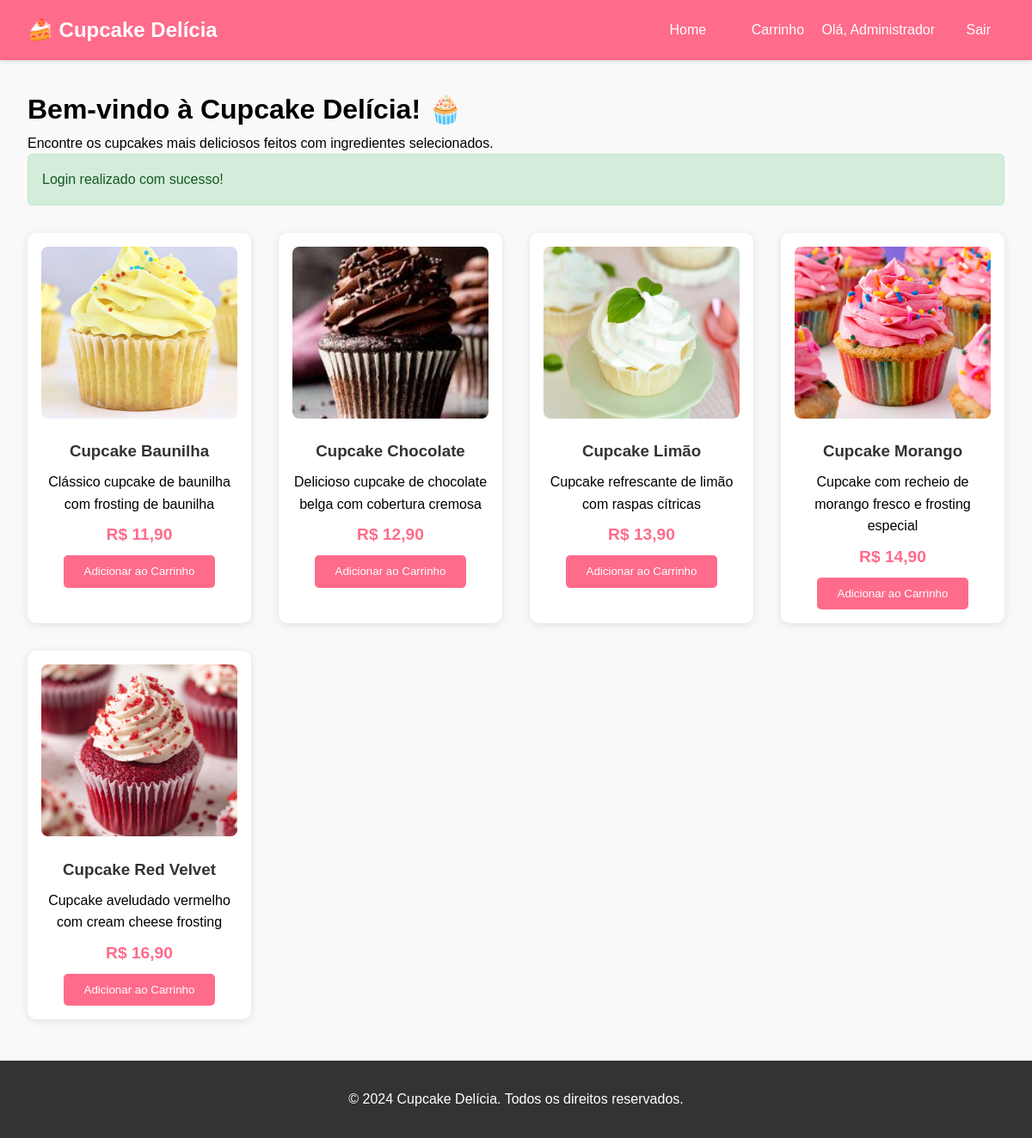
Page /index.php (signed in) on the committed database.
### tables this page shows
CREATE TABLE cupcakes (
    id INT PRIMARY KEY AUTO_INCREMENT,
    nome VARCHAR(100) NOT NULL,
    descricao TEXT,
    preco DECIMAL(10,2) NOT NULL,
    estoque INT DEFAULT 0,
    imagem VARCHAR(255),
    ativo BOOLEAN DEFAULT true,
    data_cadastro TIMESTAMP DEFAULT CURRENT_TIMESTAMP
);

### index.php (the view, shortened to what this page needs)
<?php
$host = "localhost";
$user = "root";
$password = "";
$database = "loja_cupcakes";
$conn = new mysqli($host, $user, $password, $database);
$sql = "SELECT * FROM cupcakes WHERE ativo = 1 AND estoque > 0 ORDER BY nome";
$result = $conn->query($sql);
$cupcakes = [];
if ($result->num_rows > 0) {
    while($row = $result->fetch_assoc()) {
        $cupcakes[] = $row;
    }
}
?>
<!DOCTYPE html>
<html lang="pt-BR">
<head>
    <link rel="stylesheet" href="css/style.css">
</head>
<body>
    <header>
        <nav>
            <div class="logo">🍰 Cupcake Delícia</div>
            <div class="menu">
                <a href="index.php">Home</a>
                <a href="carrinho.php">Carrinho</a>
                <?php if(isset($_SESSION['cliente'])): ?>
                    <span>Olá, <?= $_SESSION['cliente']['nome'] ?></span>
                    <a href="logout.php">Sair</a>
                <?php else: ?>
                    <a href="login.php">Login</a>
                    <a href="cadastro.php">Cadastrar</a>
                <?php endif; ?>
            </div>
        </nav>
    </header>
    <main class="container">
        <h1>Bem-vindo à Cupcake Delícia! 🧁</h1>
        <p>Encontre os cupcakes mais deliciosos feitos com ingredientes selecionados.</p>
        <?php if(isset($_SESSION['sucesso'])): ?>
            <div class="alert alert-success">
                <?= $_SESSION['sucesso']; ?>
            </div>
        <?php endif; ?>
        <div class="vitrine">
            <?php foreach($cupcakes as $cupcake): ?>
            <div class="cupcake-card">
                <img src="imagens/<?= $cupcake['imagem'] ?: 'default.jpg' ?>"
                     alt="<?= $cupcake['nome'] ?>"
                     onerror="this.src='imagens/default.jpg'">
                <h3><?= $cupcake['nome'] ?></h3>
                <p><?= $cupcake['descricao'] ?></p>
                <p class="preco">R$ <?= number_format($cupcake['preco'], 2, ',', '.') ?></p>
                <?php if(isset($_SESSION['cliente'])): ?>
                    <form action="adicionar_carrinho.php" method="POST">
                        <button type="submit" class="btn">Adicionar ao Carrinho</button>
                    </form>
                <?php else: ?>
                    <a href="login.php" class="btn">Fazer Login para Comprar</a>
                <?php endif; ?>
            </div>
            <?php endforeach; ?>
        </div>
    </main>
    <footer style="text-align: center; padding: 2rem; margin-top: 3rem; background: #333; color: white;">
        <p>&copy; 2024 Cupcake Delícia. Todos os direitos reservados.</p>
    </footer>
</body>
</html>

### css/style.css (style rules this page uses)
* { margin: 0; padding: 0; box-sizing: border-box; }
body { font-family: Arial, sans-serif; line-height: 1.6; background-color: #f9f9f9; }
header { background: #ff6b8b; color: white; padding: 1rem 0; box-shadow: 0 2px 5px rgba(0,0,0,0.1); }
nav { max-width: 1200px; margin: 0 auto; display: flex; justify-content: space-between; align-items: center; padding: 0 2rem; }
.logo { font-size: 1.5rem; font-weight: bold; }
.menu a { color: white; text-decoration: none; margin-left: 1rem; padding: 0.5rem 1rem; border-radius: 5px; transition: background 0.3s; }
.container { max-width: 1200px; margin: 2rem auto; padding: 0 2rem; }
.vitrine { display: grid; grid-template-columns: repeat(auto-fit, minmax(250px, 1fr)); gap: 2rem; margin-top: 2rem; }
.cupcake-card { background: white; border-radius: 10px; padding: 1rem; box-shadow: 0 2px 10px rgba(0,0,0,0.1); text-align: center; transition: transform 0.3s; }
.cupcake-card img { width: 100%; height: 200px; object-fit: cover; border-radius: 8px; margin-bottom: 1rem; }
.cupcake-card h3 { color: #333; margin-bottom: 0.5rem; }
.preco { font-size: 1.2rem; font-weight: bold; color: #ff6b8b; margin: 0.5rem 0; }
.btn { background: #ff6b8b; color: white; border: none; padding: 0.7rem 1.5rem; border-radius: 5px; cursor: pointer; text-decoration: none; display: inline-block; transition: background 0.3s; }
.alert { padding: 1rem; border-radius: 5px; margin-bottom: 1rem; }
.alert-success { background: #d4edda; color: #155724; border: 1px solid #c3e6cb; }

### rows in the picture
cupcakes: imagem (picture), nome "Cupcake Baunilha", descricao "Clássico cupcake de baunilha com frosting de baunilha", preco "11,90"
cupcakes: imagem (picture), nome "Cupcake Chocolate", descricao "Delicioso cupcake de chocolate belga com cobertura cremosa", preco "12,90"
cupcakes: imagem (picture), nome "Cupcake Limão", descricao "Cupcake refrescante de limão com raspas cítricas", preco "13,90"
cupcakes: imagem (picture), nome "Cupcake Morango", descricao "Cupcake com recheio de morango fresco e frosting especial", preco "14,90"
cupcakes: imagem (picture), nome "Cupcake Red Velvet", descricao "Cupcake aveludado vermelho com cream cheese frosting", preco "16,90"

### other values in the picture
$_SESSION['cliente']['nome'] "Administrador"
$_SESSION['sucesso'] "Login realizado com sucesso!"
